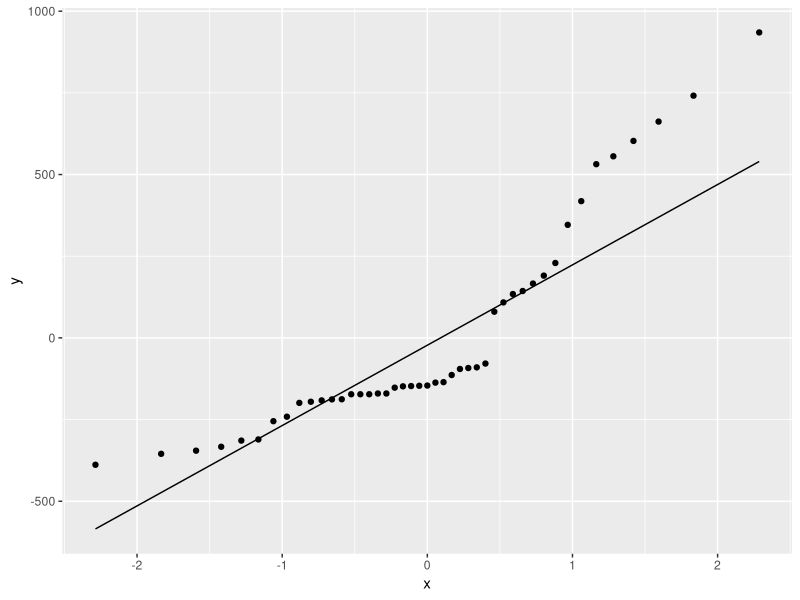
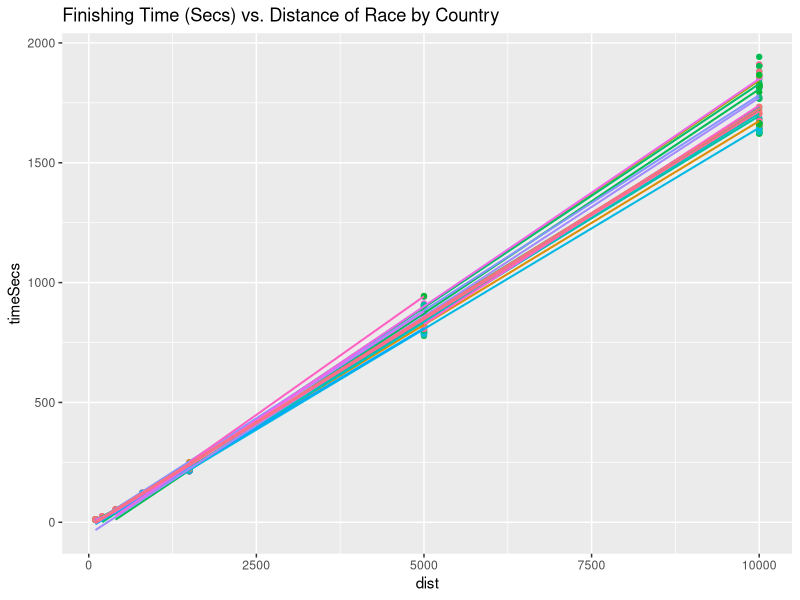
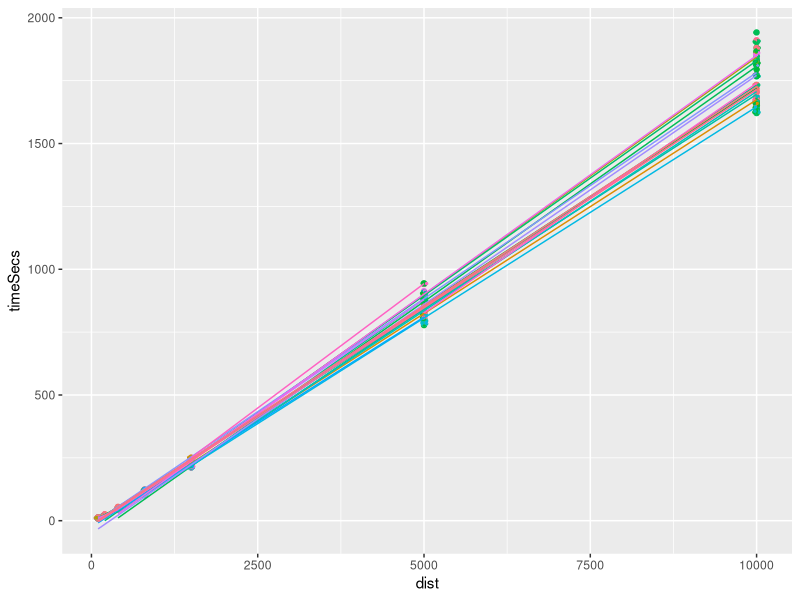
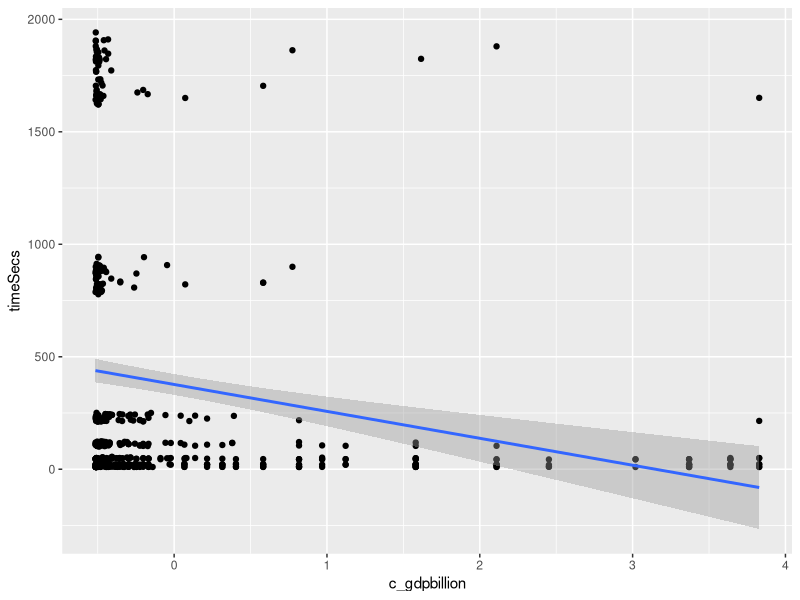

Reproduce these figures in R, in order. (Note: this script raises an error after producing the figures.)
## ---- chunk 1
library(nlme)
library(lme4)
library(tidyverse)
library(ggplot2)
## ---- chunk 2
track <- read.csv("track_dist.csv")
## ---- chunk 3
mod1 <- lme(data = track, fixed = timeSecs ~ 1, random = ~1|country2)
mod1
## ---- chunk 4
print(VarCorr(mod1), comp=c("Variance", "Std.Dev."), digits = 2)
## ---- chunk 5
ggplot(ranef(mod1),aes(sample = ranef(mod1)[,1]) ) + stat_qq() + stat_qq_line()
## ---- chunk 6
mod2 <- lme(data = track, fixed = timeSecs ~ dist, random = ~1|country2)
mod2
## ---- chunk 7
print(VarCorr(mod2), comp=c("Variance", "Std.Dev."), digits = 2)
## ---- chunk 8
ggplot(data = track, aes(y = timeSecs, x = dist, col = country2)) + geom_point(show.legend = F) + geom_smooth(method="lm", show.legend = F, se = F, size = .7) + ggtitle("Finishing Time (Secs) vs. Distance of Race by Country")
## ---- chunk 9
mod3 <- lme(data = track, fixed = timeSecs ~ dist, random = ~ dist|country2)
mod3
## ---- chunk 10
print(VarCorr(mod3), comp=c("Variance", "Std.Dev."), digits = 2)
## ---- chunk 11
anova(mod2,mod3)
## ---- chunk 12
ggplot(data = track, aes(x=dist, y = timeSecs, color = country2)) + 
  geom_point(show.legend = F) + 
  geom_jitter(height = .5, show.legend = F, size = 0.5) + 
  geom_smooth(method = "lm", se = F, show.legend = F, size = 0.5)
## ---- chunk 13
# Centering and log transforming Variables
track <- track %>% 
  select(timeSecs, timeMins, name, event, country2, country, medal, 
         city, sex, medal, year, dist, age, height, weight, gdp, pop) %>% 
  mutate(year1896 = year - 1896,
         dist100 = dist - 100,
         logpop = log(pop),
         c_age = scale(age)[,1],
         c_height = scale(height)[,1],
         c_weight = scale(weight)[,1],
         c_gdp = scale(gdp)[,1],
         c_pop = scale(pop)[,1],
         c_logpop = scale(logpop)[,1],
         gdpbillion = gdp/1000000000,
         c_gdpbillion = scale(gdpbillion)[,1],
         BMI = weight / (height/100)^2,
         c_BMI = scale(BMI)[,1],
         gdp_pop = gdp/pop,
         c_gdp_pop = scale(gdp_pop)[,1])
## ---- chunk 14
mod4 <- lme(data = track, 
            fixed = timeSecs ~ dist100 + c_height + c_weight + c_height*dist100 + c_weight*dist100 + 
              year1896 + c_age + c_age*year1896 + c_age*dist100 + sex + sex*dist100 + c_logpop + c_gdp,
            random = ~ dist100|country2)
summary(mod4)
## ---- chunk 15
mod5 <- lme(data = track, 
            fixed = timeSecs ~ dist100 + c_BMI + c_BMI*dist100 + year1896 + c_age + 
              c_age*year1896 + c_age*dist100 + sex + sex*dist100 + c_gdp_pop,
            random = ~ dist100|country2)
summary(mod5)
## ---- chunk 16
mod6 <- lme(data = track, 
            fixed = timeSecs ~ dist100 + c_BMI + c_BMI*dist100 + year1896 + sex + sex*dist100 + c_gdp_pop,
            random = ~ dist100|country2)
summary(mod6)
## ---- chunk 17
mod7 <- lme(data = track, 
            fixed = timeSecs ~ dist100 + c_BMI + c_BMI*dist100 + year1896 + sex + sex*dist100 + c_gdp,
            random = ~ dist100|country2)
summary(mod7)
## ---- chunk 18
mod8 <- lme(data = track, 
            fixed = timeSecs ~ dist100 + c_BMI + c_BMI*dist100 + year1896 + sex + sex*dist100 + c_gdpbillion,
            random = ~ dist100|country2)
summary(mod8)
## ---- chunk 19
ggplot(data = track, aes(x=c_gdpbillion, y=timeSecs)) + 
  geom_point() + 
  stat_smooth(method = "lm")
## ---- chunk 20
 ggplot(data = track, aes(x=c_gdpbillion, y=timeSecs)) + 
  geom_point() + stat_smooth(method = "lm") + 
  facet_wrap(aes(dist100), scales = "free")
## ---- chunk 21
mod9 <- lme(data = track, 
            fixed = timeSecs ~ dist100 + c_BMI + c_BMI*dist100 + year1896 + sex + sex*dist100 + c_gdpbillion + c_gdpbillion*dist100,
            random = ~ dist100|country2)
summary(mod9)
## ---- chunk 22
lmer(data = track, timeSecs ~ dist100 + c_BMI + c_BMI*dist100 + year1896 + sex + sex*dist100 + c_gdpbillion + dist100*c_gdpbillion + (dist100|country2))
## ---- chunk 23
# Playing with log dist and log time
track <-  track %>% mutate(
                  logdist = log(dist),
                  logdist100 = logdist - log(100),
                  logtimeSecs = log(timeSecs),
                  logtimeMins = log(timeMins),
                  logBMI = log(BMI),
                  c_logBMI = scale(logBMI)[,1],
                  loggdpbillion = log(gdpbillion),
                  c_loggdpbillion = scale(loggdpbillion)[,1],
                      gdp_ = case_when(gdp < 4.64e+10 ~ "small",
                    gdp > 1.29e+12 ~ "large",
                    TRUE ~ "medium"),
    pop_ = case_when(pop < 9.42e+06 ~ "small",
                     pop > 1.23e+08 ~ "large",
                     TRUE ~ "medium"),
    gdpPerCap = gdp / pop,
    gdpPerCap_ = case_when(gdp/pop > 10000 ~ "high",
                           TRUE ~ "low")
                  ) 

## ---- chunk 24
lmer(data = track, timeSecs ~ logdist100 + c_BMI + c_BMI*logdist100 + year1896 + sex + sex*logdist100 + c_gdpbillion + c_gdpbillion*logdist100+ (logdist100|country2))
## ---- chunk 25
mod10 <- lme(data = track, 
            fixed = timeSecs ~ logdist100 + c_BMI + c_BMI*logdist100 + year1896 + sex + sex*logdist100 + 
              c_gdpbillion + c_gdpbillion*logdist100,
            random = ~ logdist100|country2)
summary(mod10)
## ---- chunk 26
AIC(mod9); AIC(mod10)
## ---- chunk 27
mod11 <- lme(data = track, 
            fixed = logtimeSecs ~ logdist100 + c_BMI + c_BMI*logdist100 + year1896 + 
              sex + sex*logdist100 + c_gdpbillion + c_gdpbillion*logdist100,
            random = ~ logdist100|country2)
summary(mod11)
## ---- chunk 28
mod9_diagnosics <- data.frame(fittedValues = fitted.values(mod9), residuals = residuals(mod9))
ggplot(mod9_diagnosics, aes(x=fittedValues, y=residuals)) + 
  geom_point(size = 0.5) +
  geom_hline(yintercept = 0, color = "red") + 
  labs(title = "Residuals vs Fitted",
       subtitle = "Model 9")
## ---- chunk 29
ggplot(mod9_diagnosics) + 
  geom_qq_line(aes(sample=residuals), color = "red") +
  geom_qq(aes(sample=residuals), size = 0.5) +
  labs(title = "QQ-Plot",
       subtitle = "Model 9",
       x = "Theoretical Quantiles",
       y = "Sample Quantiles")
## ---- chunk 30
ranef_mod9 <- ranef(mod9) %>% as.data.frame()
colnames(ranef_mod9) <- c("intercept", "dist100")

ggplot(data=ranef_mod9, aes(intercept)) + 
  geom_histogram(bins = 15) +
  labs(title = "Histogram of Random Intercepts",
       subtitle = "Model 9",
       y = "Count",
       x = "Intercepts")
## ---- chunk 31
ggplot(data=ranef_mod9, aes(dist100)) + 
  geom_histogram(bins = 15) + 
  ggtitle("Random Slopes for mod9") +
  labs(title = "Histogram of Random Slopes",
       subtitle = "Model 9",
       x = "Slopes",
       y = "Count")
## ---- chunk 32
mod10_diagnosics <- data.frame(fittedValues = fitted.values(mod10), residuals = residuals(mod10))
ggplot(mod10_diagnosics, aes(x=fittedValues, y=residuals)) + 
  geom_point(size = 0.5) +
  geom_hline(yintercept = 0, color = "red") + 
  labs(title = "Residuals vs Fitted",
       subtitle = "Model 10")
## ---- chunk 33
ggplot(mod10_diagnosics) + 
  geom_qq_line(aes(sample=residuals), color = "red") +
  geom_qq(aes(sample=residuals), size = 0.5) +
  labs(title = "QQ-Plot",
       subtitle = "Model 10",
       x = "Theoretical Quantiles",
       y = "Sample Quantiles")
## ---- chunk 34
ranef_mod10 <- ranef(mod10) %>% as.data.frame()
colnames(ranef_mod10) <- c("intercept", "dist100")

ggplot(data=ranef_mod10, aes(intercept)) + 
  geom_histogram(bins = 15) +
  labs(title = "Histogram of Random Intercepts",
       subtitle = "Model 10",
       y = "Count",
       x = "Intercepts")
## ---- chunk 35
ggplot(data=ranef_mod10, aes(dist100)) + 
  geom_histogram(bins = 15) + 
  ggtitle("Random Slopes for mod9") +
  labs(title = "Histogram of Random Slopes",
       subtitle = "Model 10",
       x = "Slopes",
       y = "Count")
## ---- chunk 36
mod11_diagnosics <- data.frame(fittedValues = fitted.values(mod11), residuals = residuals(mod11))
ggplot(mod11_diagnosics, aes(x=fittedValues, y=residuals)) + 
  geom_point(size = 0.5) +
  geom_hline(yintercept = 0, color = "red") + 
  labs(title = "Residuals vs Fitted",
       subtitle = "Model 11")
## ---- chunk 37
ggplot(mod11_diagnosics) + 
  geom_qq_line(aes(sample=residuals), color = "red") +
  geom_qq(aes(sample=residuals), size = 0.5) +
  labs(title = "QQ-Plot",
       subtitle = "Model 11",
       x = "Theoretical Quantiles",
       y = "Sample Quantiles")
## ---- chunk 38
ranef_mod11 <- ranef(mod11) %>% as.data.frame()
colnames(ranef_mod11) <- c("intercept", "dist100")

ggplot(data=ranef_mod11, aes(intercept)) + 
  geom_histogram(bins = 15) +
  labs(title = "Histogram of Random Intercepts",
       subtitle = "Model 11",
       y = "Count",
       x = "Intercepts")
## ---- chunk 39
ggplot(data=ranef_mod11, aes(dist100)) + 
  geom_histogram(bins = 15) + 
  ggtitle("Random Slopes for mod9") +
  labs(title = "Histogram of Random Slopes",
       subtitle = "Model 11",
       x = "Slopes",
       y = "Count")
## ---- chunk 40
track %>% write.csv("trackFinal.csv")
